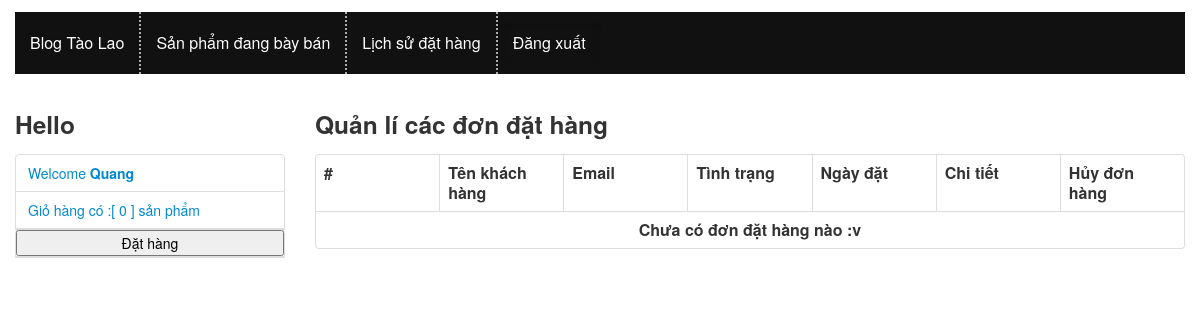
/index.php?c=cart&m=Ulist (signed in), run on an earlier commit of the app's database.
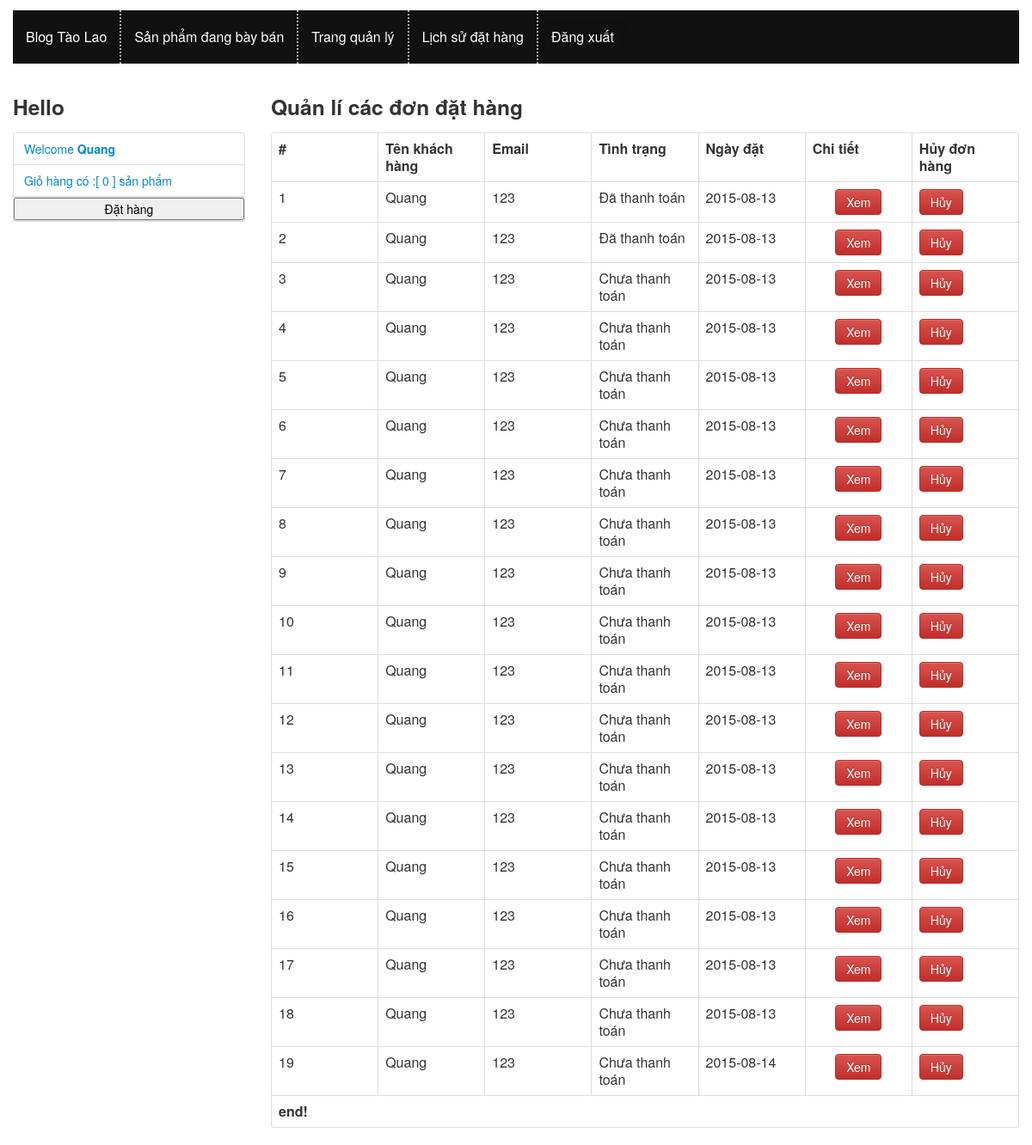
And on a later commit of the database.
### tables this page shows
CREATE TABLE IF NOT EXISTS `carts` (
  `user_id` int(11) NOT NULL,
  `cart_id` int(11) unsigned NOT NULL AUTO_INCREMENT,
  `cart_delivery` bit(1) DEFAULT b'0',
  `cart_day` date NOT NULL,
  PRIMARY KEY (`cart_id`)
);

CREATE TABLE IF NOT EXISTS `users` (
  `id` int(10) unsigned NOT NULL AUTO_INCREMENT,
  `email` varchar(100) NOT NULL,
  `name` varchar(100) NOT NULL,
  `password` varchar(100) NOT NULL,
  `aut` varchar(11) DEFAULT 'user',
  PRIMARY KEY (`id`),
  UNIQUE KEY `email` (`email`)
);

### includes/common.php (called while the page is built, shortened)
<?php
function isLogged() {
    return $_SESSION['logged'];
}
function render($file, $data) {
    extract($data);
    include ROOT . DS . 'views' . DS . $file;
}

### controllers/cart.php (called while the page is built, shortened)
			<?php
function cart_Ulist()
{
	$data = array();
	$key = $_SESSION['logged']['id'];
	$data['carts'] = model('cart')->getallbyU($key);
	$data['template_file'] = 'cart\Ucartlist.php';
	render('layout.php', $data);
}
?>

### includes/db.php (called while the page is built, shortened)
<?php
function db_get_all($sql) {
    $result = mysql_query($sql);
    $data = array();
    if ($result) {
        while ($row = mysql_fetch_assoc($result)) {
            $data[] = $row;
        }
    }
    return $data;
}

### models/cart.php (called while the page is built, shortened)
<?php
class cart extends Model
{
	public $table='carts';
    public function getallbyU($key)
	 {
        $sql = "SELECT `users`.*,`carts`.* FROM `{$this->table}`,`users` WHERE `users`.`id`=`carts`.`user_id` and `users`.`id`=".$key ;
        $rows = db_get_all($sql);
        return isset($rows) ? $rows : false;
    }
}
?>

### views/cart/Ucartlist.php (the view, shortened to what this page needs)
<h3>Quản lí các đơn đặt hàng</h3>
<table class="table table-bordered">
    <tr>
        <th>#</th>
        <th>Tên khách hàng</th>
        <th>Email</th>
        <th>Tình trạng</th>
        <th>Ngày đặt</th>
        <th>Chi tiết</th>
        <th>Hủy đơn hàng</th>
    </tr>
    <?php
    $i = 0;
    foreach ($carts as $c):
        $i++;
    ?>
    <tr >
        <td ><?php echo $i;  ?> </td>
        <td><?php echo $c['name']; ?> </td>
        <td><?php echo $c['email']; ?> </td>
        <td><?php  echo (($c['cart_delivery']>0) ? 'Đã thanh toán' : 'Chưa thanh toán') ?></td>
        <td><?php echo  $c['cart_day'] ?></td>
        <td style=" text-align:center">
            <button type="button" onclick="giohang(<?php echo $c['cart_id']; ?>)"class="btn btn-danger btn-lg" data-toggle="modal" data-target="#myModal">Xem
            </button>
    </td>
    <td> <input value="Hủy"  type="button" class="btn btn-danger btn-lg" onclick="return alert(' Liên hệ  email: blogtaolao@gmail.com để hủy đơn hàng?');"></td>
</tr>
<?php
endforeach;
if ($i):
    ?>
<tr>
    <td colspan="7"><strong>end!</strong></td>
</tr>
<?php else: ?>
    <tr>
        <td colspan="7" class="text-center"><strong> Chưa có đơn đặt hàng nào :v</strong></td>
    </tr>
<?php endif; ?>
</table>

### views/layout.php (shortened to what this page needs)
<!DOCTYPE html>
<html>
<head>
    <link rel="stylesheet" href="./styles/css/bootstrap.min.css">
    <link rel="stylesheet" href="./styles/css/styles.css">
    <link rel="stylesheet" href="/Blogtaolao_mvc_/styles/css/bootstrap.min.css">
    <link rel="stylesheet" href="/Blogtaolao_mvc_/styles/css/bootstrap-theme.min.css">
</head>
<body>
  <div class='container'>
    <div class='navbar navbar-inverse'>
      <div class='main_menu' style="height: auto; background:#111111">
        <ul class="nav">
            <li class="li"  ><a href="index.php">Blog Tào Lao</a></li>
            <li class="li" style ="text-align:center"  ><a href="index.php?c=product&m=blogplist">Sản phẩm đang bày bán</a></li>
            <?php
            if(isLogged())
            {
                $aut=$_SESSION['logged']['aut'];
                if($aut =="admin")
                {
                    echo '<li class="li"  ><a href="index.php?c=post&m=list">Trang quản lý</a>
                    <ul >
                        <li><a href="index.php?c=post&m=list">Quản lí bài viết</a></li>
                        <li><a href="index.php?c=product&m=list">Quản lí sản phẩm</a></li>
                        <li><a href="index.php?c=cart&m=list">Quản lí đơn hàng</a></li>
                        <li><a href="">....</a></li>
                    </ul>
                </li>';
            }
            echo ' <li class="li" style ="text-align:center"  ><a href="index.php?c=cart&m=Ulist">Lịch sử đặt hàng</a></li>
            ';
            echo '<li class="active" style ="text-align:center"  ><a href="index.php?c=auth&m=logout">Đăng xuất</a></li>';
            ?>
            <?php
        }
        else
        {
            echo '<li class="active" style ="text-align:center"  ><a href="index.php?c=auth&m=login">Đăng nhập</a></li>';
            echo '<li class="active" style ="text-align:center"  ><a href="index.php?c=auth&m=register">Đăng kí</a></li>';
        }
        ?>
    </ul>
</div>
</div>
<div id='content' class='row-fluid'>
    <div class='span3 sidebar'>
       <?php include ROOT . DS . 'views' . DS . 'blocks' . DS . 'sidebar.php'; ?>
   </div>
   <div class='span9 main'>
    <?php include ROOT . DS . 'views' . DS . $template_file; ?>
</div>
</div>
</div>
</body>
</html>

What changed in the data, as far as the page shows it:
added carts: user.name "Quang", user.email "123", cart_delivery "Đã thanh toán", cart_day "2015-08-13"
added carts: user.name "Quang", user.email "123", cart_delivery "Đã thanh toán", cart_day "2015-08-13"
added carts: user.name "Quang", user.email "123", cart_delivery "Chưa thanh toán", cart_day "2015-08-13"
added carts: user.name "Quang", user.email "123", cart_delivery "Chưa thanh toán", cart_day "2015-08-13"
added carts: user.name "Quang", user.email "123", cart_delivery "Chưa thanh toán", cart_day "2015-08-13"
added carts: user.name "Quang", user.email "123", cart_delivery "Chưa thanh toán", cart_day "2015-08-13"
added carts: user.name "Quang", user.email "123", cart_delivery "Chưa thanh toán", cart_day "2015-08-13"
added carts: user.name "Quang", user.email "123", cart_delivery "Chưa thanh toán", cart_day "2015-08-13"
added carts: user.name "Quang", user.email "123", cart_delivery "Chưa thanh toán", cart_day "2015-08-13"
added carts: user.name "Quang", user.email "123", cart_delivery "Chưa thanh toán", cart_day "2015-08-13"
added carts: user.name "Quang", user.email "123", cart_delivery "Chưa thanh toán", cart_day "2015-08-13"
added carts: user.name "Quang", user.email "123", cart_delivery "Chưa thanh toán", cart_day "2015-08-13"
added carts: user.name "Quang", user.email "123", cart_delivery "Chưa thanh toán", cart_day "2015-08-13"
added carts: user.name "Quang", user.email "123", cart_delivery "Chưa thanh toán", cart_day "2015-08-13"
added carts: user.name "Quang", user.email "123", cart_delivery "Chưa thanh toán", cart_day "2015-08-13"
added carts: user.name "Quang", user.email "123", cart_delivery "Chưa thanh toán", cart_day "2015-08-13"
added carts: user.name "Quang", user.email "123", cart_delivery "Chưa thanh toán", cart_day "2015-08-13"
added carts: user.name "Quang", user.email "123", cart_delivery "Chưa thanh toán", cart_day "2015-08-13"
added carts: user.name "Quang", user.email "123", cart_delivery "Chưa thanh toán", cart_day "2015-08-14"
Also different on the page:
text no longer shown: "Chưa có đơn đặt hàng nào :v"
text now shown: "Trang quản lý end!"
